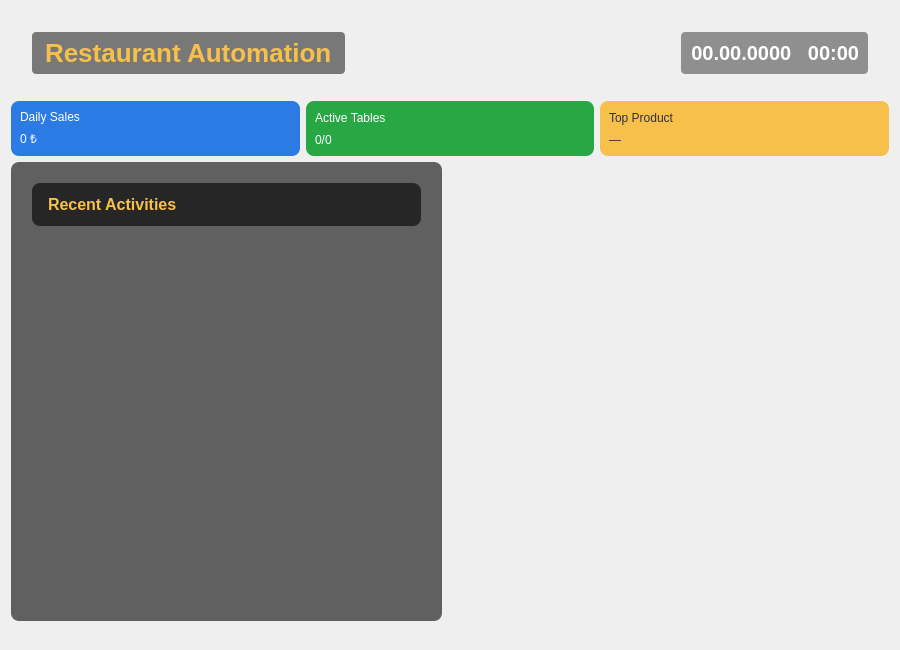
<?xml version="1.0" encoding="UTF-8"?>
<ui version="4.0">
 <class>HomePage</class>
 <widget class="QWidget" name="HomePage">
  <property name="geometry">
   <rect>
    <x>0</x>
    <y>0</y>
    <width>900</width>
    <height>650</height>
   </rect>
  </property>
  <property name="minimumSize">
   <size>
    <width>900</width>
    <height>650</height>
   </size>
  </property>
  <layout class="QVBoxLayout" name="mainLayout">
   <item>
    <widget class="QFrame" name="headerFrame">
     <property name="styleSheet">
      <string>
        QFrame { background: transparent; padding: 12px; }
        /* Title: big, bold, accent gold on dark semi‑transparent */
        QLabel#labelRestaurantAutomation {
          font-size: 26px;
          font-weight: bold;
          color: #f7c04a;
          background: rgba(0,0,0,0.5);
          padding: 6px;
          border-radius: 4px;
        }
        /* Clock: white bold on dark semi‑transparent */
        QLabel#labelDateTime {
          font-size: 20px;
          font-weight: bold;
          color: #ffffff;
          background: rgba(0,0,0,0.4);
          padding: 4px;
          border-radius: 4px;
        }
      </string>
     </property>
     <layout class="QHBoxLayout" name="headerLayout">
      <property name="spacing">
       <number>20</number>
      </property>
      <item>
       <widget class="QLabel" name="labelRestaurantAutomation">
        <property name="text">
         <string>Restaurant Automation</string>
        </property>
       </widget>
      </item>
      <item>
       <spacer name="horizontalSpacer">
        <property name="sizePolicy">
         <sizepolicy hsizetype="Expanding" vsizetype="Minimum">
          <horstretch>0</horstretch>
          <verstretch>0</verstretch>
         </sizepolicy>
        </property>
        <property name="orientation">
         <enum>Qt::Orientation::Horizontal</enum>
        </property>
        <property name="sizeHint" stdset="0">
         <size>
          <width>0</width>
          <height>0</height>
         </size>
        </property>
       </spacer>
      </item>
      <item>
       <widget class="QLabel" name="labelDateTime">
        <property name="text">
         <string>00.00.0000   00:00</string>
        </property>
        <property name="alignment">
         <set>Qt::AlignmentFlag::AlignRight|Qt::AlignmentFlag::AlignTrailing|Qt::AlignmentFlag::AlignVCenter</set>
        </property>
       </widget>
      </item>
     </layout>
    </widget>
   </item>
   <item>
    <layout class="QGridLayout" name="summaryGrid">
     <item row="0" column="0">
      <widget class="QFrame" name="frameDailySales">
       <property name="styleSheet">
        <string>
          QFrame { background: #2c7be5; border-radius:8px; }
          QLabel { color: white; }
        </string>
       </property>
       <layout class="QVBoxLayout">
        <item>
         <widget class="QLabel" name="titleDailySales">
          <property name="text">
           <string>Daily Sales</string>
          </property>
         </widget>
        </item>
        <item>
         <widget class="QLabel" name="valueDailySales">
          <property name="text">
           <string>0 ₺</string>
          </property>
         </widget>
        </item>
       </layout>
      </widget>
     </item>
     <item row="0" column="1">
      <widget class="QFrame" name="frameActiveTables">
       <property name="styleSheet">
        <string>
          QFrame { background: #28a745; border-radius:8px; }
          QLabel { color: white; }
        </string>
       </property>
       <layout class="QVBoxLayout">
        <item>
         <widget class="QLabel" name="titleActiveTables">
          <property name="text">
           <string>Active Tables</string>
          </property>
         </widget>
        </item>
        <item>
         <widget class="QLabel" name="valueActiveTables">
          <property name="text">
           <string>0/0</string>
          </property>
         </widget>
        </item>
       </layout>
      </widget>
     </item>
     <item row="0" column="2">
      <widget class="QFrame" name="frameTopProduct">
       <property name="styleSheet">
        <string>
          QFrame { background: #f7c04a; border-radius:8px; }
          QLabel { color: #333; }
        </string>
       </property>
       <layout class="QVBoxLayout">
        <item>
         <widget class="QLabel" name="titleTopProduct">
          <property name="text">
           <string>Top Product</string>
          </property>
         </widget>
        </item>
        <item>
         <widget class="QLabel" name="valueTopProduct">
          <property name="text">
           <string>—</string>
          </property>
         </widget>
        </item>
       </layout>
      </widget>
     </item>
    </layout>
   </item>
   <item>
    <layout class="QHBoxLayout" name="contentLayout">
     <property name="spacing">
      <number>16</number>
     </property>
     <item>
      <widget class="QFrame" name="frameRecent">
       <property name="styleSheet">
        <string>
          QFrame { background: rgba(0,0,0,0.6); border-radius:8px; padding:12px; }
          QLabel#titleRecent {
            font-size:16px; font-weight:bold; color: #f7c04a; margin-bottom:8px;
          }
          QListWidget {
            border:none; background:transparent; color:#eee;
          }
        </string>
       </property>
       <layout class="QVBoxLayout">
        <item>
         <widget class="QLabel" name="titleRecent">
          <property name="text">
           <string>Recent Activities</string>
          </property>
         </widget>
        </item>
        <item>
         <widget class="QListWidget" name="listRecent"/>
        </item>
       </layout>
      </widget>
     </item>
     <item>
      <widget class="QFrame" name="framePhoto">
       <property name="styleSheet">
        <string>QFrame { background: transparent; }</string>
       </property>
       <layout class="QVBoxLayout">
        <item>
         <widget class="QLabel" name="labelPhoto">
          <property name="sizePolicy">
           <sizepolicy hsizetype="Expanding" vsizetype="Expanding">
            <horstretch>0</horstretch>
            <verstretch>0</verstretch>
           </sizepolicy>
          </property>
          <property name="pixmap">
           <pixmap resource="resources.qrc">:/images/imageFile/modern_interior.jpg</pixmap>
          </property>
          <property name="scaledContents">
           <bool>true</bool>
          </property>
         </widget>
        </item>
       </layout>
      </widget>
     </item>
    </layout>
   </item>
   <item>
    <widget class="QLabel" name="labelFooter">
     <property name="styleSheet">
      <string>color:#aaa; font-size:10px; background:transparent;</string>
     </property>
     <property name="text">
      <string/>
     </property>
     <property name="alignment">
      <set>Qt::AlignmentFlag::AlignCenter</set>
     </property>
    </widget>
   </item>
  </layout>
 </widget>
 <resources>
  <include location="resources.qrc"/>
 </resources>
 <connections/>
</ui>
